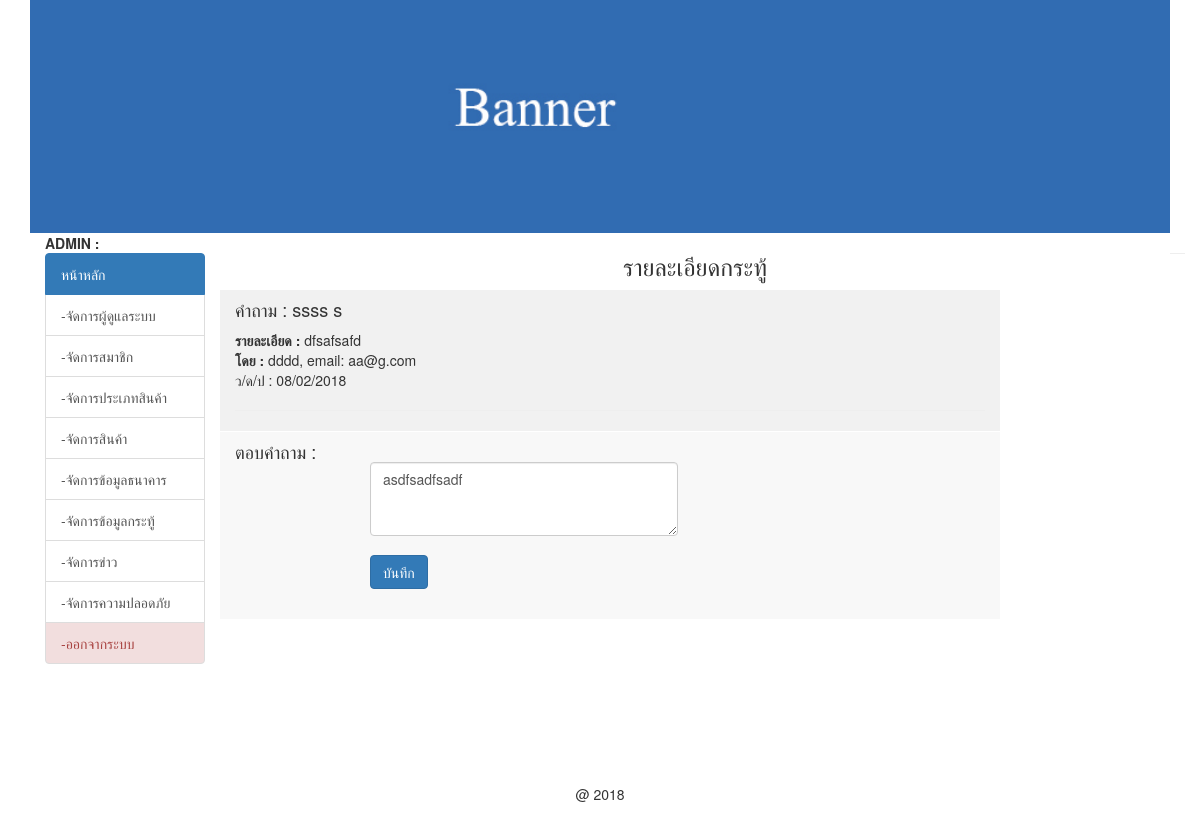
The page /backend/list_board_detail.php?b_id=5&board-detial (signed in) on the database its author committed.
### tables this page shows
CREATE TABLE `tbl_board` (
  `b_id` int(11) NOT NULL auto_increment,
  `b_title` varchar(200) NOT NULL,
  `b_detail` text NOT NULL,
  `b_name` varchar(100) NOT NULL,
  `b_email` varchar(50) default NULL,
  `a_ans` varchar(200) default NULL COMMENT 'admin answer',
  `a_ans_date` date default NULL,
  `date_save` timestamp NOT NULL default CURRENT_TIMESTAMP,
  PRIMARY KEY  (`b_id`)
);

### backend/list_board_detail.php (the view, shortened to what this page needs)
<?php require_once('../Connections/condb.php'); ?>
<?php
$b_id = $_GET['b_id'];
$query_rb = "SELECT * FROM tbl_board WHERE b_id=$b_id";
$rb = mysql_query($query_rb, $condb) or die(mysql_error());
$row_rb = mysql_fetch_assoc($rb);
?>
<!DOCTYPE html>
<html lang="en">
  <head>
	<?php include('h.php');?>
    <?php include('datatable.php');?>
  </head>
  <body>
  <div class="container">
  <div class="row">
         <?php include('banner.php');?>
   </div>
    	<div class="col-md-2">
        <b>  ADMIN : <?php include('mm.php');?> </b>
        <br>
        <?php include('menu.php');?>
      </div>
      <div class="col-md-10">
            <h3 align="center"> รายละเอียดกระทู้ </h3>
      </div>
    <div class="row">
      <div class="col-md-2"></div>
      <div class="col-md-8"  style="background-color:#f1f1f1">
            <h4> คำถาม : <?php echo $row_rb['b_title'];?> </h4>
            <b> รายละเอียด :  </b> <?php echo $row_rb['b_detail'];?> <br />
            <b> โดย : </b> <?php echo $row_rb['b_name'];?>, email: <?php echo $row_rb['b_email'];?> <br />
            ว/ด/ป : <?php echo date('d/m/Y',strtotime($row_rb['date_save']));?>
            <hr/>
          </div>
          <hr />
          <div class="col-md-2"></div>
      <div class="col-md-8" style="background-color:#f8f8f8">
            <h4>ตอบคำถาม : <br />
              <form action="list_board_db.php" method="POST"  name="contact"  id="contact">
        <table width="100%" border="0" align="center" cellpadding="0" cellspacing="0">
          <tr>
            <td width="18%" align="right" valign="top"></td>
            <td colspan="2">
              <textarea name="a_ans" rows="3" required="required" class="form-control" id="detail" placeholder="กรุณากรอกข้อมูล"><?php echo $row_rb['a_ans'];?></textarea></td>
            <td>&nbsp;</td>
          </tr>
          <tr>
            <td align="center">&nbsp;</td>
            <td colspan="3" align="left">
              <br />
              <input type="submit" name="save" class="btn btn-primary" value="บันทึก" >
            </td>
          </tr>
          <tr>
            <td align="right"><br /></td>
            <td>&nbsp;</td>
            <td width="10%">&nbsp;</td>
            <td width="41%">&nbsp;</td>
          </tr>
        </table>
      </form>
        </div>
        </div>
</div>
  </body>
</html>
<?php  include('f.php');?>

### rows shown on the page
tbl_board: b_title "ssss s", b_detail "dfsafsafd", b_name "dddd", b_email "aa@g.com", date_save "08/02/2018", a_ans "asdfsadfsadf"
